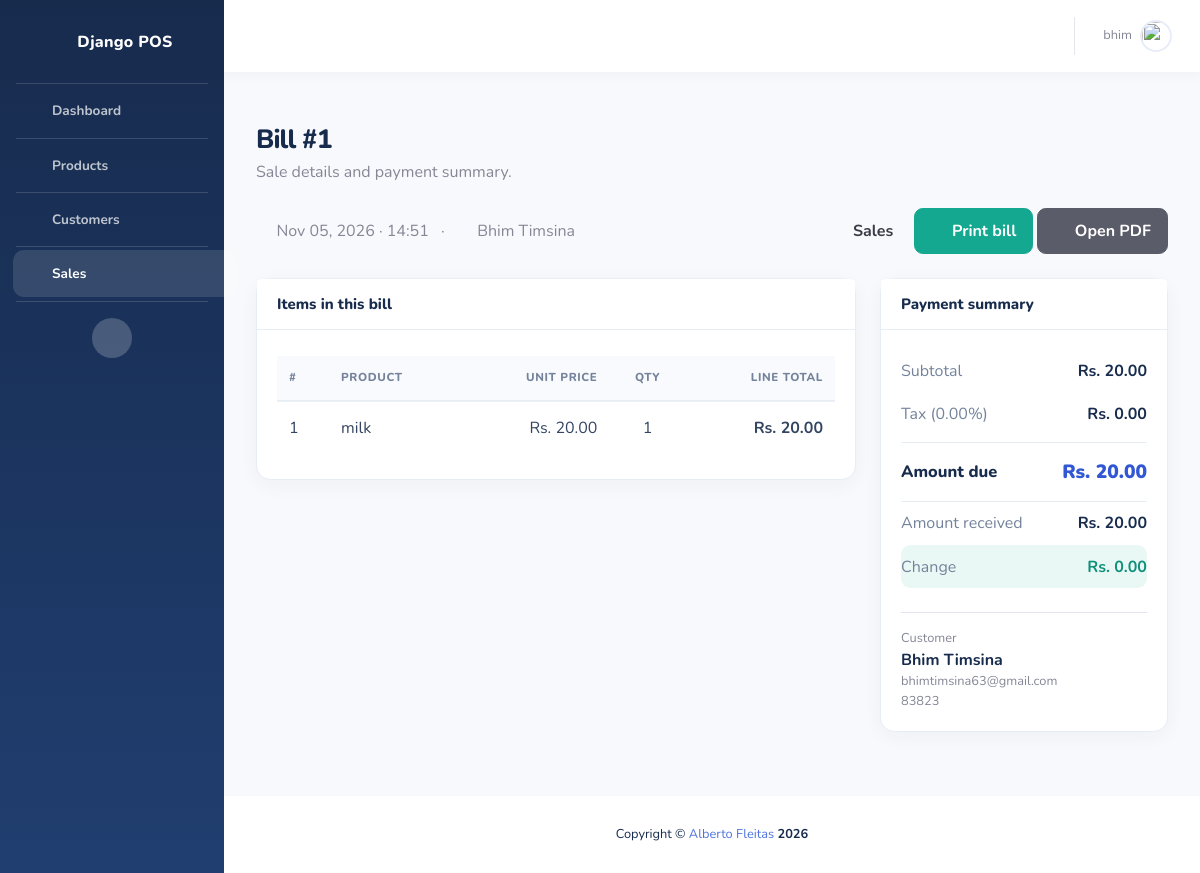
The app's page /sales/details/1 (signed in) with its own data.
### sales/models.py (models this page shows, shortened)
class Sale(models.Model):
    date_added = models.DateTimeField(default=django.utils.timezone.now)
    customer = models.ForeignKey(
      Customer, models.DO_NOTHING, db_column='customer')
    sub_total = models.FloatField(default=0)
    grand_total = models.FloatField(default=0)
    tax_amount = models.FloatField(default=0)
    tax_percentage = models.FloatField(default=0)
    amount_payed = models.FloatField(default=0)
    amount_change = models.FloatField(default=0)
    class Meta:
        db_table = 'Sales'

class SaleDetail(models.Model):
    sale = models.ForeignKey(
        Sale, models.DO_NOTHING, db_column='sale')
    product = models.ForeignKey(
        Product, models.DO_NOTHING, db_column='product')
    price = models.FloatField()
    quantity = models.IntegerField()
    total_detail = models.FloatField()
    class Meta:
        db_table = 'SaleDetails'

### customers/models.py (models this page shows, shortened)
class Customer(models.Model):
    first_name = models.CharField(max_length=256)
    last_name = models.CharField(max_length=256, blank=True, null=True)
    address = models.TextField(max_length=256, blank=True, null=True)
    email = models.EmailField(max_length=256, blank=True, null=True)
    phone = models.CharField(max_length=30, blank=True, null=True)
    class Meta:
        db_table = 'Customers'
    def get_full_name(self):
        return self.first_name + " " + self.last_name

### products/models.py (models this page shows, shortened)
class Product(models.Model):
    STATUS_CHOICES = (  # new
        ("ACTIVE", "Active"),
        ("INACTIVE", "Inactive")
    )
    name = models.CharField(max_length=256)
    description = models.TextField(max_length=256)
    status = models.CharField(
        choices=STATUS_CHOICES,
        max_length=100,
        verbose_name="Status of the product",
    )
    category = models.ForeignKey(
        Category, related_name="category", on_delete=models.CASCADE, db_column='category')
    price = models.FloatField(default=0)
    class Meta:
        db_table = "Product"

### sales/views.py (the view)
@login_required(login_url="/accounts/login/")
def sales_details_view(request, sale_id):
    try:
        sale = Sale.objects.get(id=sale_id)
        details = SaleDetail.objects.filter(sale=sale)
        context = {
            "active_icon": "sales",
            "sale": sale,
            "details": details,
        }
        return render(request, "sales/sales_details.html", context=context)
    except Sale.DoesNotExist:
        messages.success(
            request, 'There was an error getting the sale!', extra_tags="danger")
        return redirect('sales:sales_list')

### templates/sales/sales_details.html (shortened to what this page needs)
{% extends "pos/base.html" %}
{% load static %}
{% block heading %}Bill #{{ sale.id }}{% endblock heading %}
{% block page_subtitle %}
<p class="mb-0 mt-1 text-muted">Sale details and payment summary.</p>
{% endblock page_subtitle %}
{% block stylesheets %}
<link href="{% static 'vendor/datatables/dataTables.bootstrap4.min.css' %}" rel="stylesheet">
{% endblock stylesheets %}
{% block content %}
<div class="d-flex flex-wrap align-items-center justify-content-between mb-4">
    <div class="text-muted">
        <i class="far fa-calendar-alt mr-2"></i>{{ sale.date_added|date:"M d, Y · H:i" }}
        <span class="mx-2">·</span>
        <i class="far fa-user mr-2"></i>{{ sale.customer.get_full_name }}
    </div>
    <div class="mt-3 mt-md-0">
        <a href="{% url 'sales:sales_list' %}" class="btn btn-light">
            <i class="fas fa-arrow-left mr-2"></i>Sales
        </a>
        <a href="{% url 'sales:sales_receipt' sale.id %}" class="btn btn-success">
            <i class="fas fa-print mr-2"></i>Print bill
        </a>
        <a href="{% url 'sales:sales_receipt_pdf' sale.id %}" class="btn btn-dark" target="_blank" rel="noopener">
            <i class="fas fa-file-pdf mr-2"></i>Open PDF
        </a>
    </div>
</div>
<div class="row">
    <div class="col-lg-8 mb-4">
        <div class="card">
            <div class="card-header"><h6 class="m-0">Items in this bill</h6></div>
            <div class="card-body">
                <div class="table-responsive">
                    <table class="table table-hover" id="table_products" width="100%">
                        <thead>
                            <tr>
                                <th>#</th>
                                <th>Product</th>
                                <th class="text-right">Unit price</th>
                                <th class="text-center">Qty</th>
                                <th class="text-right">Line total</th>
                            </tr>
                        </thead>
                        <tbody>
                            {% for detail in details %}
                            <tr>
                                <td>{{ forloop.counter }}</td>
                                <td>{{ detail.product.name }}</td>
                                <td class="text-right">Rs. {{ detail.price|floatformat:2 }}</td>
                                <td class="text-center">{{ detail.quantity }}</td>
                                <td class="text-right font-weight-bold">Rs. {{ detail.total_detail|floatformat:2 }}</td>
                            </tr>
                            {% endfor %}
                        </tbody>
                    </table>
                </div>
            </div>
        </div>
    </div>
    <div class="col-lg-4 mb-4">
        <div class="card">
            <div class="card-header"><h6 class="m-0">Payment summary</h6></div>
            <div class="card-body">
                <div class="checkout-totals">
                    <div><span>Subtotal</span><strong>Rs. {{ sale.sub_total|floatformat:2 }}</strong></div>
                    <div><span>Tax ({{ sale.tax_percentage|floatformat:2 }}%)</span><strong>Rs. {{ sale.tax_amount|floatformat:2 }}</strong></div>
                    <div class="checkout-grand-total"><span>Amount due</span><strong>Rs. {{ sale.grand_total|floatformat:2 }}</strong></div>
                    <div><span>Amount received</span><strong>Rs. {{ sale.amount_payed|floatformat:2 }}</strong></div>
                    <div class="checkout-change"><span>Change</span><strong>Rs. {{ sale.amount_change|floatformat:2 }}</strong></div>
                </div>
                <div class="mt-4 pt-3 border-top">
                    <div class="small text-muted">Customer</div>
                    <div class="font-weight-bold">{{ sale.customer.get_full_name }}</div>
                    {% if sale.customer.email %}<div class="small text-muted">{{ sale.customer.email }}</div>{% endif %}
                    {% if sale.customer.phone %}<div class="small text-muted">{{ sale.customer.phone }}</div>{% endif %}
                </div>
            </div>
        </div>
    </div>
</div>
{% endblock content %}

### templates/pos/navbar.html (shortened to what this page needs)
{% load static %}
<nav class="navbar navbar-expand navbar-light bg-white topbar mb-4 static-top shadow">
    <ul class="navbar-nav ml-auto">
        <li class="nav-item dropdown no-arrow">
            <a class="nav-link dropdown-toggle" href="#" id="userDropdown" role="button"
                data-toggle="dropdown" aria-haspopup="true" aria-expanded="false">
                <span class="mr-2 d-none d-lg-inline text-gray-600 small">{{request.user.username}}</span>
                <img class="img-profile rounded-circle"
                    src="{% static 'img/undraw_profile.svg' %}">
            </a>
        </li>
    </ul>
</nav>

### static/css/pos-enhancements.css (style rules this page uses)
:root { --pos-ink: #172b4d; --pos-muted: #74839b; --pos-primary: #3157d5; --pos-primary-dark: #203fae; --pos-accent: #14a890; --pos-border: #e7edf5; --pos-surface: #ffffff; --pos-page: #f4f7fb; }
body { color: var(--pos-ink); background: var(--pos-page); font-family: "Nunito", "Segoe UI", sans-serif; }
.topbar { height: 4.5rem; background: var(--pos-surface) !important; box-shadow: 0 2px 14px rgba(27, 49, 86, 0.045) !important; }
.topbar .nav-link { color: var(--pos-ink) !important; }
.topbar .img-profile { width: 2.5rem; height: 2.5rem; border: 2px solid #e8edfa; }
.card { border: 1px solid var(--pos-border); border-radius: 0.9rem; background: var(--pos-surface); box-shadow: 0 5px 20px rgba(27, 49, 86, 0.045) !important; }
.card-header { padding: 1rem 1.25rem; border-bottom: 1px solid var(--pos-border); background: #fff; }
.card-header h6, .card-header .text-primary { color: var(--pos-ink) !important; font-size: 0.94rem; font-weight: 800 !important; }
.card-body { color: var(--pos-ink); }
.btn { padding: 0.62rem 1rem; border-radius: 0.55rem; font-weight: 700; transition: transform 0.16s ease, box-shadow 0.16s ease, background-color 0.16s ease; }
.btn-success { border-color: var(--pos-accent); background: var(--pos-accent); }
.table { color: #334561; }
.table thead th { padding: 0.85rem 0.75rem; border-top: 0; border-bottom: 1px solid var(--pos-border); color: var(--pos-muted); background: #f8fafd; font-size: 0.72rem; font-weight: 800; letter-spacing: 0.055em; text-transform: uppercase; }
.table td { padding: 0.85rem 0.75rem; border-color: #edf1f6; vertical-align: middle; }
.checkout-totals > div, .checkout-change { display: flex; align-items: center; justify-content: space-between; gap: 1rem; padding: 0.6rem 0; color: var(--pos-muted); }
.checkout-totals strong, .checkout-change strong { color: var(--pos-ink); white-space: nowrap; }
.checkout-totals .checkout-grand-total { margin-top: 0.4rem; padding: 0.9rem 0; border-top: 1px solid var(--pos-border); border-bottom: 1px solid var(--pos-border); color: var(--pos-ink); font-size: 1.03rem; font-weight: 800; }
.checkout-totals .checkout-grand-total strong { color: var(--pos-primary); font-size: 1.2rem; }
.checkout-change { margin-bottom: 1.25rem; padding: 0.75rem 1rem; border-radius: 0.6rem; color: #0e907b; background: #e9f8f4; }
.checkout-change strong { color: #0e907b; }

### records on screen
Sale: id "1", date_added "Nov 05, 2026 · 14:51", customer.get_full_name "Bhim Timsina", sub_total "20.00", tax_percentage "0.00", tax_amount "0.00", grand_total "20.00", amount_payed "20.00", amount_change "0.00", customer.email "bhimtimsina63@gmail.com", customer.phone "83823"
SaleDetail: product.name "milk", price "20.00", quantity "1", total_detail "20.00"

### other values on screen
{{ request.user.username }} "bhim"
